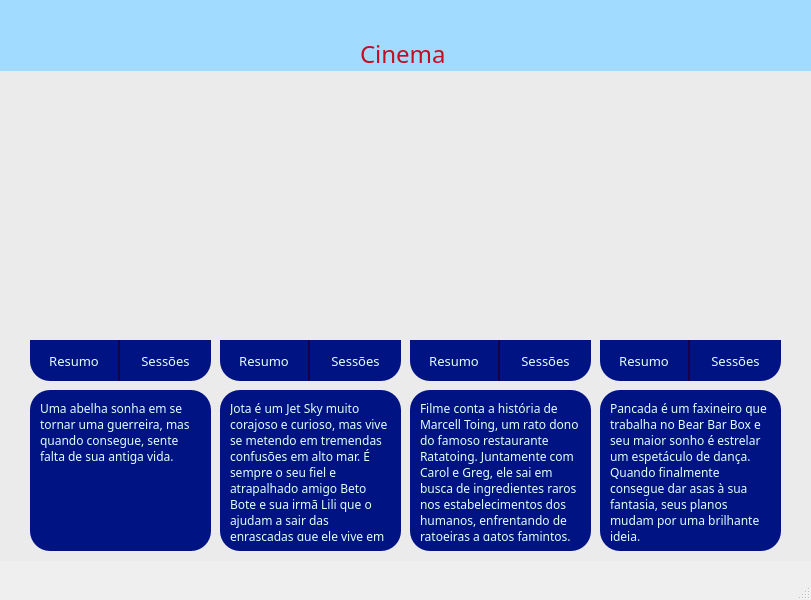
<?xml version="1.0" encoding="UTF-8"?>
<ui version="4.0">
 <class>MainWindow</class>
 <widget class="QMainWindow" name="MainWindow">
  <property name="geometry">
   <rect>
    <x>0</x>
    <y>0</y>
    <width>811</width>
    <height>600</height>
   </rect>
  </property>
  <property name="windowTitle">
   <string>MainWindow</string>
  </property>
  <widget class="QWidget" name="centralwidget">
   <widget class="QLabel" name="label">
    <property name="geometry">
     <rect>
      <x>30</x>
      <y>90</y>
      <width>181</width>
      <height>251</height>
     </rect>
    </property>
    <property name="styleSheet">
     <string notr="true">QLabel{
	border-radius: 10px;
}</string>
    </property>
    <property name="text">
     <string/>
    </property>
    <property name="pixmap">
     <pixmap>imagens/abelhinhas.jpg</pixmap>
    </property>
   </widget>
   <widget class="QLabel" name="label_2">
    <property name="geometry">
     <rect>
      <x>220</x>
      <y>90</y>
      <width>181</width>
      <height>251</height>
     </rect>
    </property>
    <property name="styleSheet">
     <string notr="true">QLabel{
	border-top-left-radius: 10px;
}</string>
    </property>
    <property name="text">
     <string/>
    </property>
    <property name="pixmap">
     <pixmap>imagens/barquinhos.jpg</pixmap>
    </property>
    <property name="scaledContents">
     <bool>true</bool>
    </property>
   </widget>
   <widget class="QLabel" name="label_3">
    <property name="geometry">
     <rect>
      <x>410</x>
      <y>90</y>
      <width>181</width>
      <height>251</height>
     </rect>
    </property>
    <property name="styleSheet">
     <string notr="true">QLabel{
	border-top-left-radius: 10px;
}</string>
    </property>
    <property name="text">
     <string/>
    </property>
    <property name="pixmap">
     <pixmap>imagens/Ratatoing.jpg</pixmap>
    </property>
    <property name="scaledContents">
     <bool>true</bool>
    </property>
   </widget>
   <widget class="QLabel" name="label_4">
    <property name="geometry">
     <rect>
      <x>600</x>
      <y>90</y>
      <width>181</width>
      <height>251</height>
     </rect>
    </property>
    <property name="styleSheet">
     <string notr="true">QLabel{
	border-top-left-radius: 10px;
}</string>
    </property>
    <property name="text">
     <string/>
    </property>
    <property name="pixmap">
     <pixmap>imagens/urso.jpg</pixmap>
    </property>
    <property name="scaledContents">
     <bool>true</bool>
    </property>
   </widget>
   <widget class="QPushButton" name="pushButton_resumo1">
    <property name="geometry">
     <rect>
      <x>30</x>
      <y>340</y>
      <width>91</width>
      <height>41</height>
     </rect>
    </property>
    <property name="font">
     <font>
      <family>Arial Rounded MT Bold</family>
      <pointsize>10</pointsize>
     </font>
    </property>
    <property name="styleSheet">
     <string notr="true">QPushButton{
color: rgb(225, 255, 250);
background-color: rgb(0, 19, 131);
border-bottom-left-radius: 20px;
border-right: 3px solid rgb(24, 0, 72);
}</string>
    </property>
    <property name="text">
     <string>Resumo</string>
    </property>
   </widget>
   <widget class="QPushButton" name="pushButton_sessoes1">
    <property name="geometry">
     <rect>
      <x>120</x>
      <y>340</y>
      <width>91</width>
      <height>41</height>
     </rect>
    </property>
    <property name="font">
     <font>
      <family>Arial Rounded MT Bold</family>
      <pointsize>10</pointsize>
     </font>
    </property>
    <property name="styleSheet">
     <string notr="true">QPushButton{
color: rgb(225, 255, 250);
background-color: rgb(0, 19, 131);
border-bottom-right-radius: 20px;
}</string>
    </property>
    <property name="text">
     <string>Sessões</string>
    </property>
   </widget>
   <widget class="QPushButton" name="pushButton_resumo2">
    <property name="geometry">
     <rect>
      <x>220</x>
      <y>340</y>
      <width>91</width>
      <height>41</height>
     </rect>
    </property>
    <property name="font">
     <font>
      <family>Arial Rounded MT Bold</family>
      <pointsize>10</pointsize>
     </font>
    </property>
    <property name="styleSheet">
     <string notr="true">QPushButton{
color: rgb(225, 255, 250);
background-color: rgb(0, 19, 131);
border-bottom-left-radius: 20px;
border-right: 3px solid rgb(24, 0, 72);
}</string>
    </property>
    <property name="text">
     <string>Resumo</string>
    </property>
   </widget>
   <widget class="QPushButton" name="pushButton_sessoes2">
    <property name="geometry">
     <rect>
      <x>310</x>
      <y>340</y>
      <width>91</width>
      <height>41</height>
     </rect>
    </property>
    <property name="font">
     <font>
      <family>Arial Rounded MT Bold</family>
      <pointsize>10</pointsize>
     </font>
    </property>
    <property name="styleSheet">
     <string notr="true">QPushButton{
color: rgb(225, 255, 250);
background-color: rgb(0, 19, 131);
border-bottom-right-radius: 20px;
}</string>
    </property>
    <property name="text">
     <string>Sessões</string>
    </property>
   </widget>
   <widget class="QPushButton" name="pushButton_resumo3">
    <property name="geometry">
     <rect>
      <x>410</x>
      <y>340</y>
      <width>91</width>
      <height>41</height>
     </rect>
    </property>
    <property name="font">
     <font>
      <family>Arial Rounded MT Bold</family>
      <pointsize>10</pointsize>
     </font>
    </property>
    <property name="styleSheet">
     <string notr="true">QPushButton{
color: rgb(225, 255, 250);
background-color: rgb(0, 19, 131);
border-bottom-left-radius: 20px;
border-right: 3px solid rgb(24, 0, 72);
}</string>
    </property>
    <property name="text">
     <string>Resumo</string>
    </property>
   </widget>
   <widget class="QPushButton" name="pushButton_sessoes3">
    <property name="geometry">
     <rect>
      <x>500</x>
      <y>340</y>
      <width>91</width>
      <height>41</height>
     </rect>
    </property>
    <property name="font">
     <font>
      <family>Arial Rounded MT Bold</family>
      <pointsize>10</pointsize>
     </font>
    </property>
    <property name="styleSheet">
     <string notr="true">QPushButton{
color: rgb(225, 255, 250);
background-color: rgb(0, 19, 131);
border-bottom-right-radius: 20px;
}</string>
    </property>
    <property name="text">
     <string>Sessões</string>
    </property>
   </widget>
   <widget class="QPushButton" name="pushButton_resumo4">
    <property name="geometry">
     <rect>
      <x>600</x>
      <y>340</y>
      <width>91</width>
      <height>41</height>
     </rect>
    </property>
    <property name="font">
     <font>
      <family>Arial Rounded MT Bold</family>
      <pointsize>10</pointsize>
     </font>
    </property>
    <property name="styleSheet">
     <string notr="true">QPushButton{
color: rgb(225, 255, 250);
background-color: rgb(0, 19, 131);
border-bottom-left-radius: 20px;
border-right: 3px solid rgb(24, 0, 72);
}</string>
    </property>
    <property name="text">
     <string>Resumo</string>
    </property>
   </widget>
   <widget class="QPushButton" name="pushButton_sessoes4">
    <property name="geometry">
     <rect>
      <x>690</x>
      <y>340</y>
      <width>91</width>
      <height>41</height>
     </rect>
    </property>
    <property name="font">
     <font>
      <family>Arial Rounded MT Bold</family>
      <pointsize>10</pointsize>
     </font>
    </property>
    <property name="styleSheet">
     <string notr="true">QPushButton{
color: rgb(225, 255, 250);
background-color: rgb(0, 19, 131);
border-bottom-right-radius: 20px;
}</string>
    </property>
    <property name="text">
     <string>Sessões</string>
    </property>
   </widget>
   <widget class="QLabel" name="label_sinopse1">
    <property name="geometry">
     <rect>
      <x>40</x>
      <y>400</y>
      <width>161</width>
      <height>141</height>
     </rect>
    </property>
    <property name="font">
     <font>
      <family>Arial Rounded MT Bold</family>
      <pointsize>9</pointsize>
     </font>
    </property>
    <property name="styleSheet">
     <string notr="true">QLabel{

color: rgb(225, 255, 250);

}</string>
    </property>
    <property name="text">
     <string>Uma abelha sonha em se tornar uma guerreira, mas quando consegue, sente falta de sua antiga vida.</string>
    </property>
    <property name="alignment">
     <set>Qt::AlignLeading|Qt::AlignLeft|Qt::AlignTop</set>
    </property>
    <property name="wordWrap">
     <bool>true</bool>
    </property>
    <property name="margin">
     <number>0</number>
    </property>
   </widget>
   <widget class="QLabel" name="label_sinopse2">
    <property name="geometry">
     <rect>
      <x>230</x>
      <y>400</y>
      <width>161</width>
      <height>141</height>
     </rect>
    </property>
    <property name="font">
     <font>
      <family>Arial Rounded MT Bold</family>
      <pointsize>9</pointsize>
     </font>
    </property>
    <property name="styleSheet">
     <string notr="true">QLabel{
color: rgb(225, 255, 250);

}</string>
    </property>
    <property name="text">
     <string>Jota é um Jet Sky muito corajoso e curioso, mas vive se metendo em tremendas confusões em alto mar. É sempre o seu fiel e atrapalhado amigo Beto Bote e sua irmã Lili que o ajudam a sair das enrascadas que ele vive em Oceanópolis.</string>
    </property>
    <property name="alignment">
     <set>Qt::AlignLeading|Qt::AlignLeft|Qt::AlignTop</set>
    </property>
    <property name="wordWrap">
     <bool>true</bool>
    </property>
   </widget>
   <widget class="QLabel" name="label_sinopse3">
    <property name="geometry">
     <rect>
      <x>420</x>
      <y>400</y>
      <width>161</width>
      <height>141</height>
     </rect>
    </property>
    <property name="font">
     <font>
      <family>Arial Rounded MT Bold</family>
      <pointsize>9</pointsize>
     </font>
    </property>
    <property name="styleSheet">
     <string notr="true">QLabel{
color: rgb(225, 255, 250);
}</string>
    </property>
    <property name="text">
     <string>Filme conta a história de Marcell Toing, um rato dono do famoso restaurante Ratatoing. Juntamente com Carol e Greg, ele sai em busca de ingredientes raros nos estabelecimentos dos humanos, enfrentando de ratoeiras a gatos famintos.</string>
    </property>
    <property name="alignment">
     <set>Qt::AlignLeading|Qt::AlignLeft|Qt::AlignTop</set>
    </property>
    <property name="wordWrap">
     <bool>true</bool>
    </property>
   </widget>
   <widget class="QLabel" name="label_sinopse4">
    <property name="geometry">
     <rect>
      <x>610</x>
      <y>400</y>
      <width>161</width>
      <height>141</height>
     </rect>
    </property>
    <property name="font">
     <font>
      <family>Arial Rounded MT Bold</family>
      <pointsize>9</pointsize>
     </font>
    </property>
    <property name="styleSheet">
     <string notr="true">QLabel{
color: rgb(225, 255, 250);
}</string>
    </property>
    <property name="text">
     <string>Pancada é um faxineiro que trabalha no Bear Bar Box e seu maior sonho é estrelar um espetáculo de dança. Quando finalmente consegue dar asas à sua fantasia, seus planos mudam por uma brilhante ideia.</string>
    </property>
    <property name="alignment">
     <set>Qt::AlignLeading|Qt::AlignLeft|Qt::AlignTop</set>
    </property>
    <property name="wordWrap">
     <bool>true</bool>
    </property>
   </widget>
   <widget class="QLabel" name="label_9">
    <property name="geometry">
     <rect>
      <x>0</x>
      <y>0</y>
      <width>811</width>
      <height>561</height>
     </rect>
    </property>
    <property name="styleSheet">
     <string notr="true">QLabel{
	background-color: rgb(235, 235, 235)
}</string>
    </property>
    <property name="text">
     <string/>
    </property>
   </widget>
   <widget class="QLabel" name="label_10">
    <property name="geometry">
     <rect>
      <x>0</x>
      <y>0</y>
      <width>811</width>
      <height>71</height>
     </rect>
    </property>
    <property name="styleSheet">
     <string notr="true">QLabel{
	background-color:rgb(161, 219, 255)
}</string>
    </property>
    <property name="text">
     <string/>
    </property>
   </widget>
   <widget class="QLabel" name="label_11">
    <property name="geometry">
     <rect>
      <x>330</x>
      <y>3</y>
      <width>151</width>
      <height>51</height>
     </rect>
    </property>
    <property name="text">
     <string/>
    </property>
    <property name="pixmap">
     <pixmap>imagens/logo.png</pixmap>
    </property>
    <property name="scaledContents">
     <bool>true</bool>
    </property>
   </widget>
   <widget class="QLabel" name="label_12">
    <property name="geometry">
     <rect>
      <x>360</x>
      <y>43</y>
      <width>91</width>
      <height>21</height>
     </rect>
    </property>
    <property name="font">
     <font>
      <family>Arial Rounded MT Bold</family>
      <pointsize>18</pointsize>
     </font>
    </property>
    <property name="styleSheet">
     <string notr="true">QLabel{
	color: rgb(197, 13, 33);
}</string>
    </property>
    <property name="text">
     <string>Cinema</string>
    </property>
    <property name="textFormat">
     <enum>Qt::AutoText</enum>
    </property>
   </widget>
   <widget class="QLabel" name="label_fundo1">
    <property name="geometry">
     <rect>
      <x>30</x>
      <y>390</y>
      <width>181</width>
      <height>161</height>
     </rect>
    </property>
    <property name="styleSheet">
     <string notr="true">QLabel{
background-color: rgb(0, 19, 131);
border-radius: 20px
}</string>
    </property>
    <property name="text">
     <string/>
    </property>
   </widget>
   <widget class="QLabel" name="label_fundo2">
    <property name="geometry">
     <rect>
      <x>220</x>
      <y>390</y>
      <width>181</width>
      <height>161</height>
     </rect>
    </property>
    <property name="styleSheet">
     <string notr="true">QLabel{
background-color: rgb(0, 19, 131);
border-radius: 20px
}</string>
    </property>
    <property name="text">
     <string/>
    </property>
   </widget>
   <widget class="QLabel" name="label_fundo3">
    <property name="geometry">
     <rect>
      <x>410</x>
      <y>390</y>
      <width>181</width>
      <height>161</height>
     </rect>
    </property>
    <property name="styleSheet">
     <string notr="true">QLabel{
background-color: rgb(0, 19, 131);
border-radius: 20px
}</string>
    </property>
    <property name="text">
     <string/>
    </property>
   </widget>
   <widget class="QLabel" name="label_fundo4">
    <property name="geometry">
     <rect>
      <x>600</x>
      <y>390</y>
      <width>181</width>
      <height>161</height>
     </rect>
    </property>
    <property name="styleSheet">
     <string notr="true">QLabel{
background-color: rgb(0, 19, 131);
border-radius: 20px
}</string>
    </property>
    <property name="text">
     <string/>
    </property>
   </widget>
   <zorder>label_9</zorder>
   <zorder>label</zorder>
   <zorder>label_2</zorder>
   <zorder>label_3</zorder>
   <zorder>label_4</zorder>
   <zorder>pushButton_resumo1</zorder>
   <zorder>pushButton_sessoes1</zorder>
   <zorder>pushButton_resumo2</zorder>
   <zorder>pushButton_sessoes2</zorder>
   <zorder>pushButton_resumo3</zorder>
   <zorder>pushButton_sessoes3</zorder>
   <zorder>pushButton_resumo4</zorder>
   <zorder>pushButton_sessoes4</zorder>
   <zorder>label_10</zorder>
   <zorder>label_11</zorder>
   <zorder>label_12</zorder>
   <zorder>label_fundo1</zorder>
   <zorder>label_sinopse1</zorder>
   <zorder>label_fundo2</zorder>
   <zorder>label_sinopse2</zorder>
   <zorder>label_fundo3</zorder>
   <zorder>label_sinopse3</zorder>
   <zorder>label_fundo4</zorder>
   <zorder>label_sinopse4</zorder>
  </widget>
  <widget class="QMenuBar" name="menubar">
   <property name="geometry">
    <rect>
     <x>0</x>
     <y>0</y>
     <width>811</width>
     <height>21</height>
    </rect>
   </property>
  </widget>
  <widget class="QStatusBar" name="statusbar"/>
 </widget>
 <resources/>
 <connections/>
</ui>
